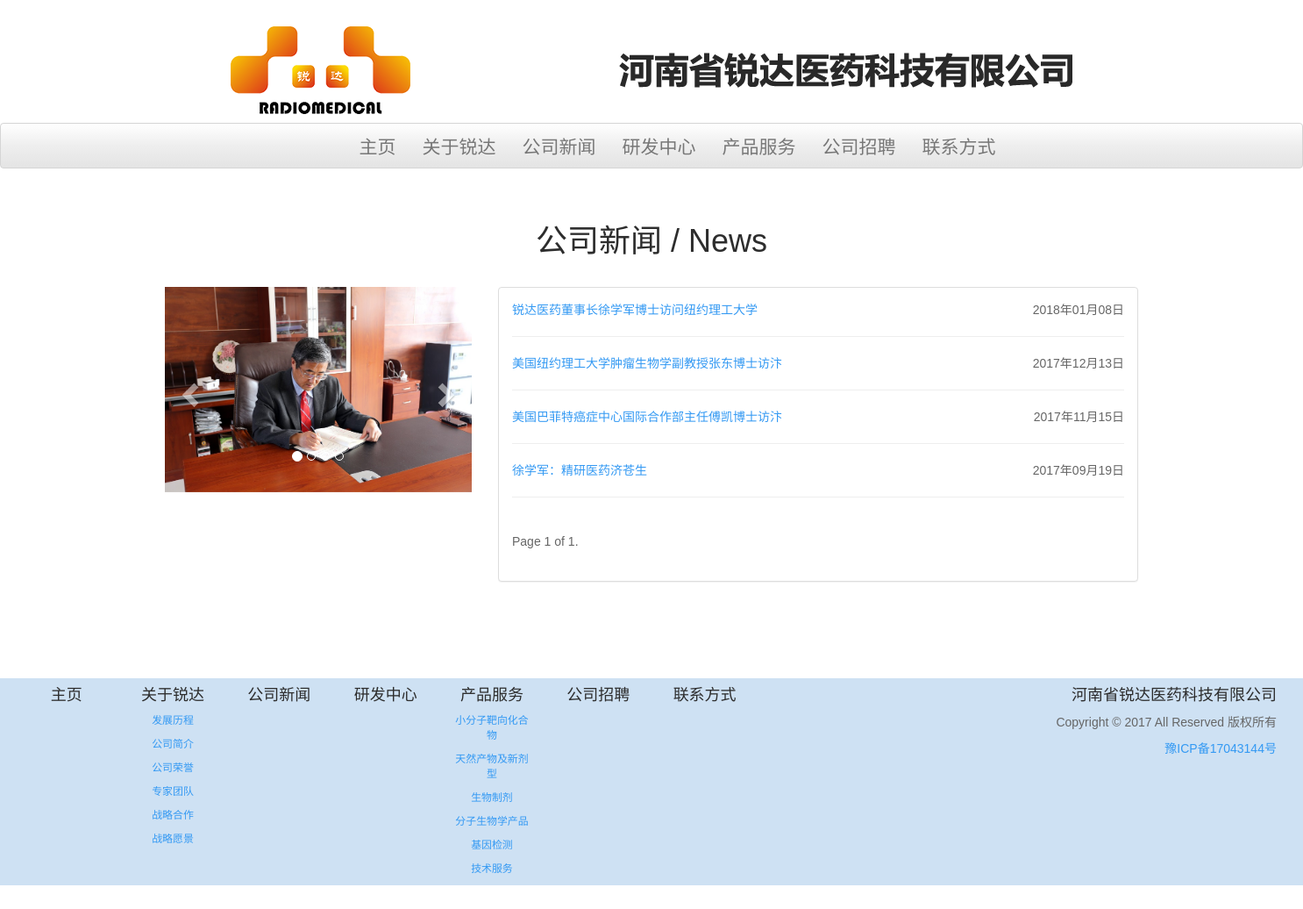
Page /main/news on the committed database.
### main/models.py (models this page shows, shortened)
class News(models.Model):
    STATUS_CHOICES = (
        ('draft', 'Draft'),
        ('published', 'Published'),
    )
    CATEGORY_CHOICES = (
        ('news', 'News'),
    )
    category = models.CharField(max_length=10,
                                choices=CATEGORY_CHOICES,
                                default='news')
    title = models.CharField(max_length=250)
    slug = models.SlugField(max_length=250,
                            unique_for_date='publish')
    author = models.ForeignKey(User,
                               related_name='news_posts')
    intro = models.TextField(default='请编辑简介')
    body = RichTextUploadingField(default='请编辑内容')
    publish = models.DateTimeField(default=timezone.now)
    created = models.DateTimeField(auto_now_add=True)
    updated = models.DateTimeField(auto_now=True)
    status = models.CharField(max_length=10,
                              choices=STATUS_CHOICES,
                              default='draft')
    objects = models.Manager() # The default manager.
    published = PublishedManager() # Our custom manager.
    class Meta:
        ordering = ('-publish',)
        verbose_name_plural = 'News'
    def get_absolute_url(self):
        return reverse('main:news_detail',
                       args=[self.publish.year,
                             self.publish.strftime('%m'),
                             self.publish.strftime('%d'),
                             self.slug])

### main/views.py (the view)
# urls.py: url(r'^(?P<year>\d{4})/(?P<month>\d{2})/(?P<day>\d{2})/(?P<news>[-\w]+)/$',
def news(request):
    object_list = News.published.filter(category='news')
    paginator = Paginator(object_list, 5)  # 5 posts in each page
    page = request.GET.get('page')
    try:
        news_list = paginator.page(page)
    except PageNotAnInteger:
        news_list = paginator.page(1)
    except EmptyPage:
        news_list = paginator.page(paginator.num_pages)
    return render(
        request,
        'main/news.html',
        {'news_list': news_list}
    )

### main/models.py (called while the page is built)
    def get_queryset(self):
        return super(PublishedManager,
                    self).get_queryset().filter(status='published')

### main/templates/main/news.html (shortened to what this page needs)
{% extends "main/base.html" %}
{% block main %}
    <div class="container">
        <div class="row">
            <div class="col-md-12">
                {% load static %}
                <h1 class="text-center" style="padding-top: 2%; padding-bottom: 2%;">公司新闻 / News</h1>
                <div class="col-md-4">
                    <div id="carousel-example-generic" class="carousel slide" data-ride="carousel">
                        <ol class="carousel-indicators">
                            <li data-target="#carousel-example-generic" data-slide-to="0" class="active"></li>
                            <li data-target="#carousel-example-generic" data-slide-to="1"></li>
                            <li data-target="#carousel-example-generic" data-slide-to="2"></li>
                            <li data-target="#carousel-example-generic" data-slide-to="3"></li>
                        </ol>
                        <div class="carousel-inner" role="listbox">
                            <div class="item active">
                                <img src="{% static "main/image/about_image_11.JPG" %}" alt="" class="img-responsive">
                            </div>
                        </div>
                        <a class="left carousel-control" href="#carousel-example-generic" role="button" data-slide="prev">
                            <span class="glyphicon glyphicon-chevron-left" aria-hidden="true"></span>
                        </a>
                        <a class="right carousel-control" href="#carousel-example-generic" role="button" data-slide="next">
                            <span class="glyphicon glyphicon-chevron-right" aria-hidden="true"></span>
                        </a>
                    </div>
                </div>
                <div class="col-md-8">
                    <div class="panel panel-default">
                    <div class="panel-body">
                        {% for news in news_list %}
                            <p><a href="{{ news.get_absolute_url }}">{{ news.title }}</a><span style="float: right">{{ news.created|date:"Y年m月d日" }}</span></p>
                            <hr>
                        {% endfor %}
                        {% include "main/pagination.html" with page=news_list %}
                    </div>
                </div>
                </div>
            </div>
        </div>
    </div>
{% endblock main %}

### main/static/main/css/main.css (style rules this page uses)
body,button, input, select, textarea,h1 ,h2, h3, h4, h5, h6 { font-family: 'Noto Sans SC Sliced', sans-serif; }
.left { text-shadow:none; }
.carousel-control.right, .carousel-control.left { background-image: none; }

### rows in the picture
News: title "锐达医药董事长徐学军博士访问纽约理工大学", created "2018年01月08日"
News: title "美国纽约理工大学肿瘤生物学副教授张东博士访汴", created "2017年12月13日"
News: title "美国巴菲特癌症中心国际合作部主任傅凯博士访汴", created "2017年11月15日"
News: title "徐学军：精研医药济苍生", created "2017年09月19日"

### other values in the picture
{{ page.number }} "1"
{{ page.paginator.num_pages }} "1"
